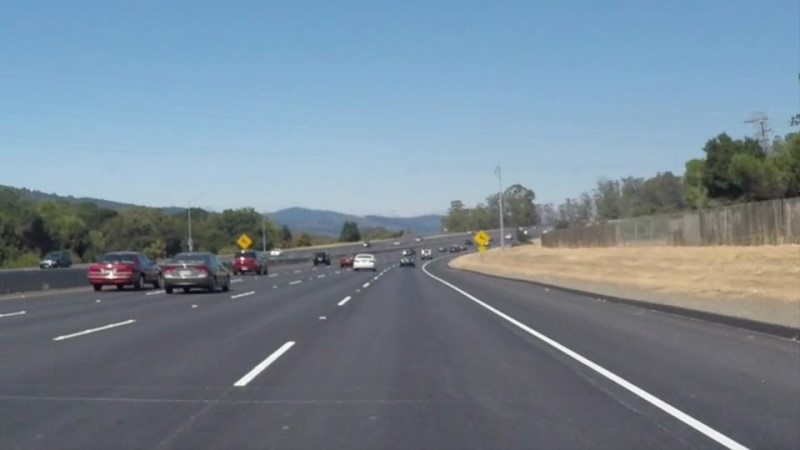
#> input picture line_detection/line_detection_rgb/solidWhiteCurve.jpg, 800 x 450 px
$ python cv_test_3.py
#> lines starting #> are read from the running program, lines starting #| are printed output that depends on the picture; after the words box and inside, x2 and y2 are one past the last pixel; in counts of white or black regions, pixels touching at a corner belong together
#!/usr/bin/env python
import cv2
import numpy as np


def region_of_interest(img,vertices,color3=(255,255,255),color1=255):
	mask = np.zeros_like(img)

	if len(img.shape) >2:
		color = color3
	else:
		color = color1

	cv2.fillPoly(mask,vertices,color)

	ROI_image = cv2.bitwise_and(img,mask)
	return ROI_image

def mark_img(img,blue_threshold=200,green_threshold=200,red_threshold=200):
	bgr_threshold = [blue_threshold,green_threshold,red_threshold]

	thresholds=(image[:,:,0]<bgr_threshold[0])|(image[:,:,1]<bgr_threshold[1])|(image[:,:,2]<bgr_threshold[2])

	mark[thresholds]=[0,0,0]

	return mark


image = cv2.imread('solidWhiteCurve.jpg')
#> image is the input picture: shape (450, 800, 3); mean B, G, R 148.1, 134.5, 118.6
height,width = image.shape[:2]
#> height = 450; width = 800
print(str(height)+","+str(width))
#| 450,800

vertices = np.array([[(50,height),(width/2-45,height/2+60),(width/2+45,height/2+60),(width-50,height)]],dtype=np.int32)

roi_img = region_of_interest(image,vertices,(0,0,255))
#> in region_of_interest, `cv2.fillPoly(mask,vertices,color)`:
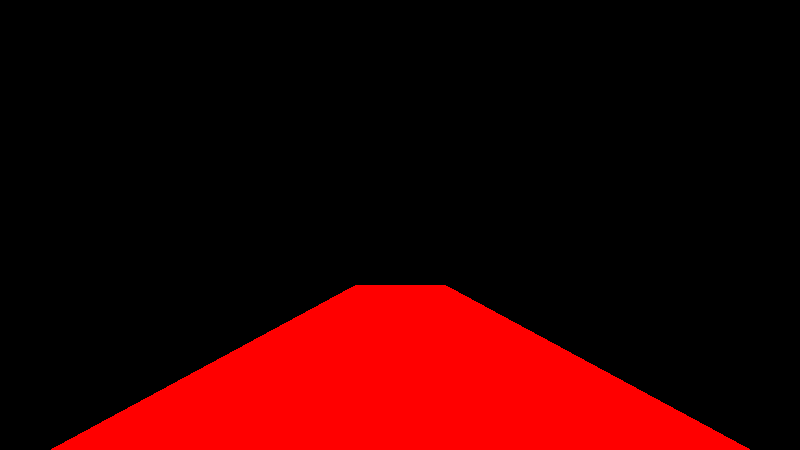
#> mask: shape (450, 800, 3); mean of channels 0, 1, 2 0, 0, 46.3; drawn as B, G, R
#> in region_of_interest, `ROI_image = cv2.bitwise_and(img,mask)`:
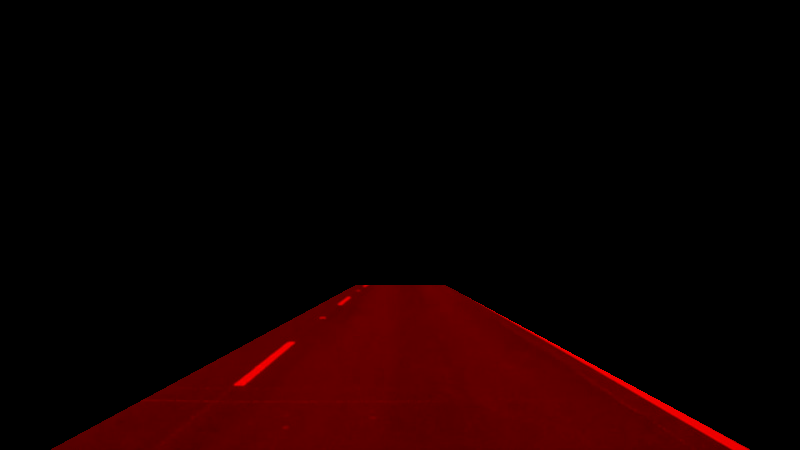
#> ROI_image: shape (450, 800, 3); mean B, G, R 0, 0, 17.3

mark = np.copy(roi_img)
mark = mark_img(roi_img)
#> in mark_img, `thresholds=(image[:,:,0]<bgr_threshold[0])|(image[:,:,1]<bgr_threshold..`:
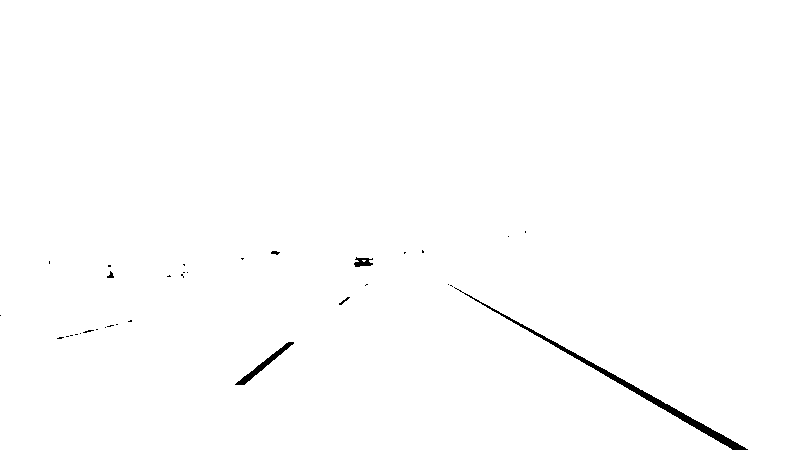
#> thresholds: shape (450, 800) bool; 99.4% white; 33 black regions (27 under 20 px), largest, box (x1, y1, x2, y2) and area: (454, 287, 748, 450) 1515, (235, 342, 294, 385) 374, (354, 257, 373, 267) 122, (107, 271, 114, 278) 27, (339, 297, 350, 305) 26, (271, 251, 280, 255) 24
#> in mark_img, `mark[thresholds]=[0,0,0]`:
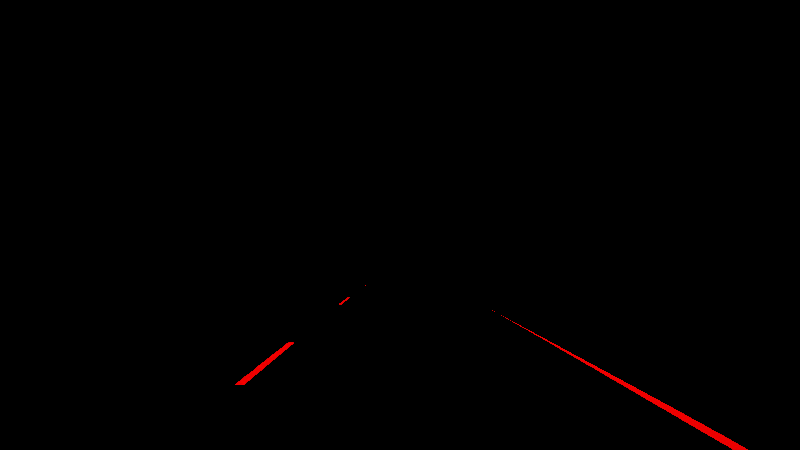
#> mark: shape (450, 800, 3); 17.7% of pixels changed, all inside (x1, y1, x2, y2) = (51, 285, 750, 450)

cv2.imshow('roi_white',mark)
cv2.imshow('result',image)


cv2.waitKey(0)
